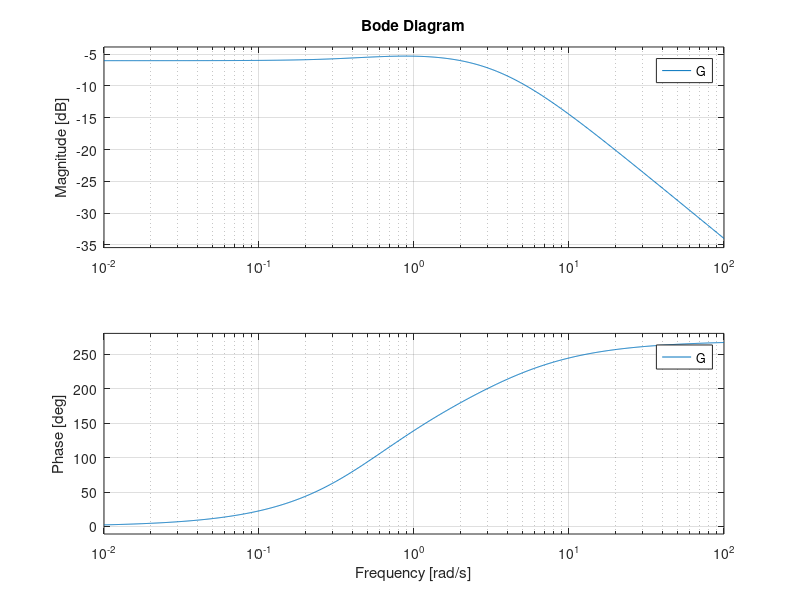
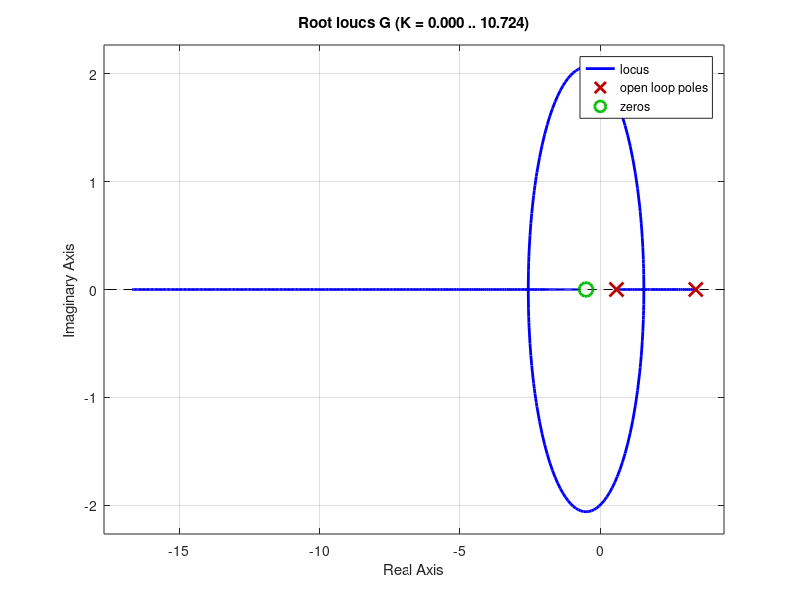
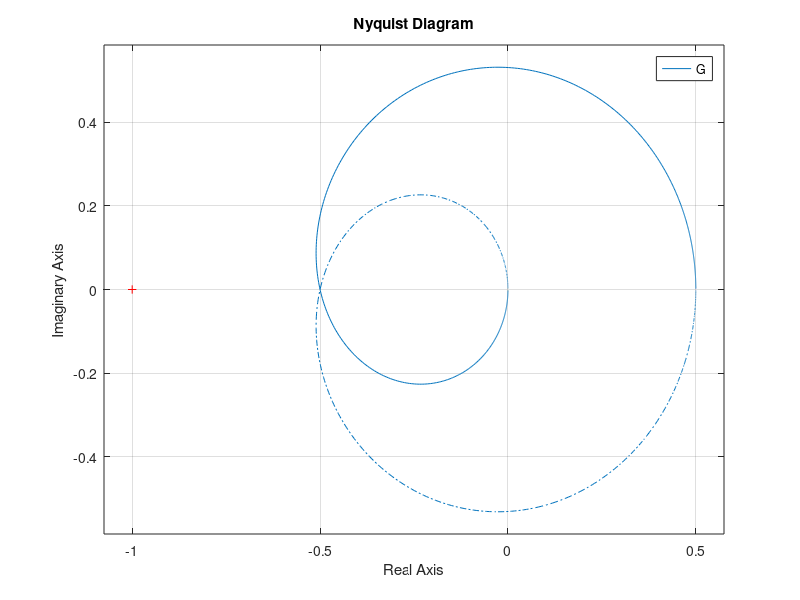
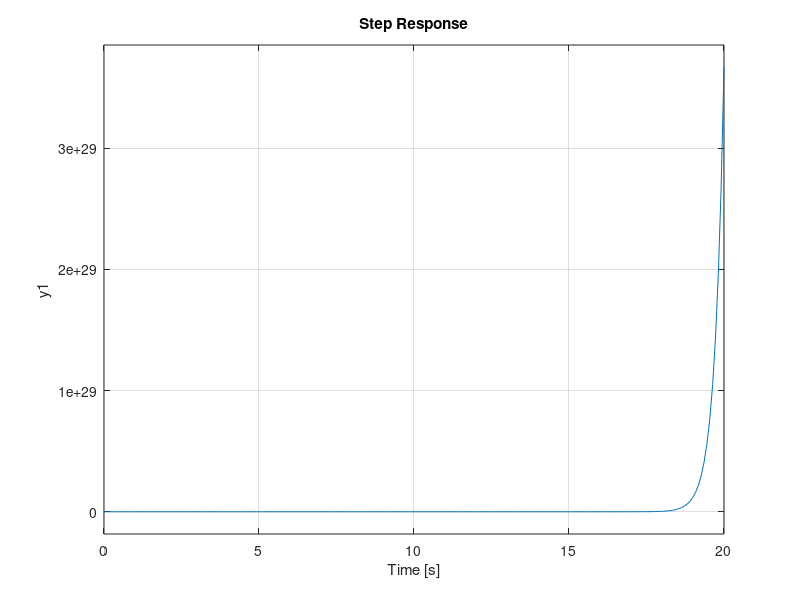

Reproduce these figures in MATLAB, in order.
##BODE PLOTS
##2019 - 11 -07
clear all
close all
clc

pkg load control

z = 0.5;
m = 0.5;
b = -2;
k = 1;

num = [1, z];
den = [m, b, k];

G = tf(num, den);

figure(1)
bode(G)
grid on

figure(2)
rlocus(G)

figure(3)
nyquist(G)

figure(4)
step(G)
